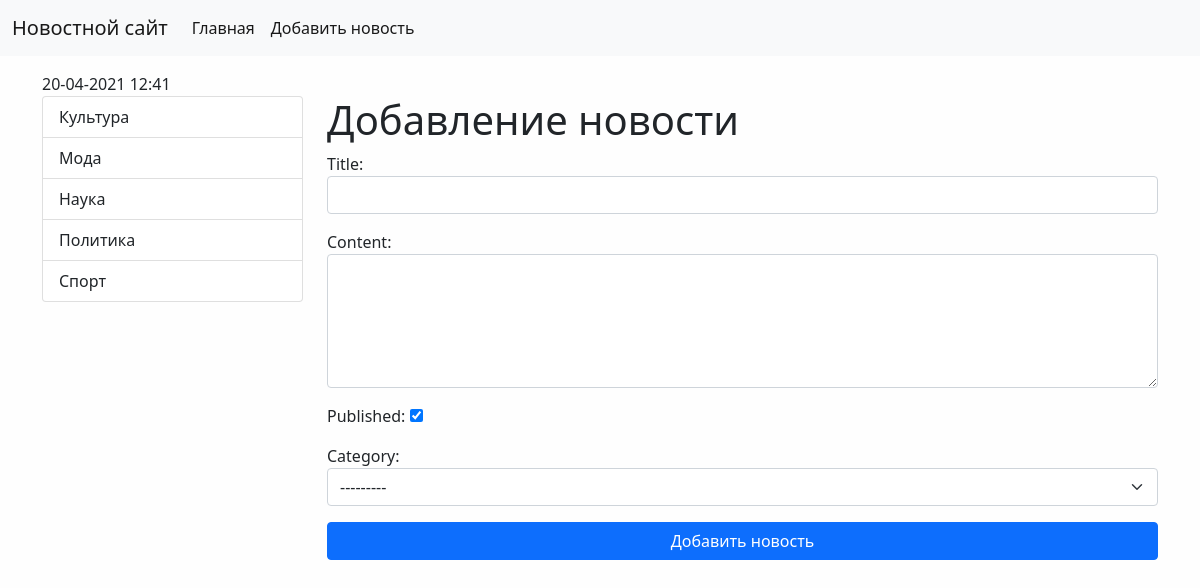
The app's page /news/add-news/ with its own data.
### news/models.py (models this page shows)
class Category(models.Model):
    title = models.CharField(max_length=150, db_index=True, verbose_name='Category')
    def __str__(self):
        return self.title
    def get_absolute_url(self):
        return reverse('category', kwargs={"category_id": self.pk})
    class Meta:
        verbose_name = 'Categories'
        verbose_name_plural = 'Category'
        ordering = ['title']

### news/views.py (the view)
# urls.py: path('news/add-news/', CreateNews.as_view(), name='add_news')
class CreateNews(CreateView):
    form_class = NewsForm
    template_name = 'news/add_news.html'

### news/forms.py (shortened to what this page needs)
class NewsForm(forms.ModelForm):
    class Meta:
        model = News
        fields = ['title', 'content', 'is_published', 'category']
        widgets = {
            'title': forms.TextInput(attrs={'class': 'form-control'}),
            'content': forms.Textarea(attrs={'class': 'form-control', 'rows': 5}),
            'category': forms.Select(attrs={'class': 'form-select'})
        }

### news/templatetags/news_tags.py (called while the page is built)
@register.inclusion_tag('news/list_categories.html')
def show_categories():
    categories = Category.objects.all()
    return {'categories': categories}

### news/templates/news/add_news.html (shortened to what this page needs)
{% extends 'base.html' %}
{% block sidebar %}
{% include 'inc/_sidebar.html' %}
{% endblock %}
{% block content %}
<h1>Добавление новости</h1>
<form action="{% url 'add_news' %}" method="post">
    {{ form.as_p }}
    <div class="d-grid gap-2">
        <button type="submit" class="btn btn-primary btn-block">Добавить новость</button>
    </div>
</form>
{% endblock %}

### news/templates/news/list_categories.html
<div class="list-group">
    {% for item in categories %}
    <a href="{{ item.get_absolute_url }}" class="list-group-item list-group-item-action" aria-current="true">
        {{ item.title }}
    </a>
    {% empty %}
    Нет категорий
    {% endfor %}
</div>

### djangosite/static/css/style.css (style rules this page uses)
body { background-color: #fefefe; }

### records on screen
Category: title "Культура"
Category: title "Мода"
Category: title "Наука"
Category: title "Политика"
Category: title "Спорт"
